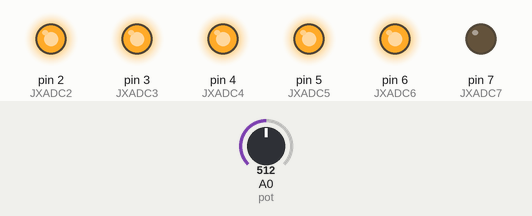
This sketch was run on a simulated Arduino Uno, built with avr-gcc and run on an emulated ATmega328P. Shown: output pins drawn as LEDs (lit = HIGH). The inputs (shaded band) are chosen by the test bench; at power-on: A0 (pot) = 512. Storage starts empty; pins used as bus, display or sensor lines are not drawn; what the sketch prints to the serial monitor is not drawn.

Above: at 2.2 s.
2.3 s: A0 (pot) set to 528
At 3.2 s:
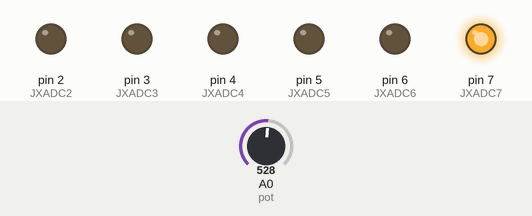
4.0 s: A0 (pot) set to 716
At 4.4 s:
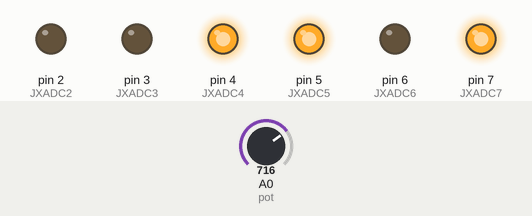
5.5 s: A0 (pot) set to 735
At 6.7 s:
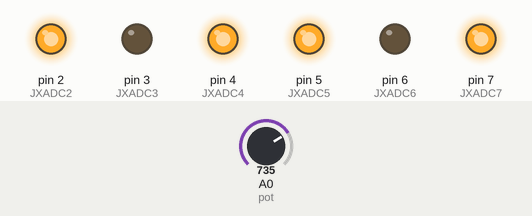
7.0 s: A0 (pot) set to 900
At 7.9 s:
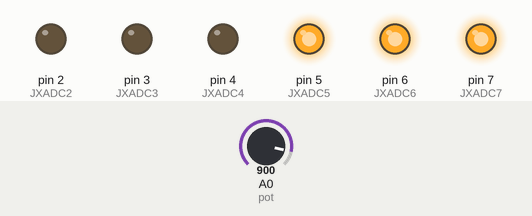
10.0 s: A0 (pot) set to 928
At 11.4 s:
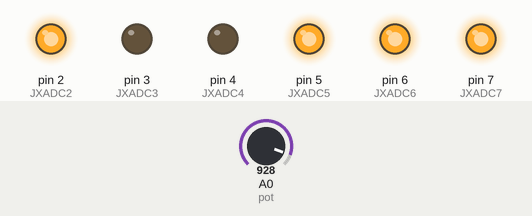
Timing chart, 0 to 12.5 s (numbered marks = the images above; inputs shaded):
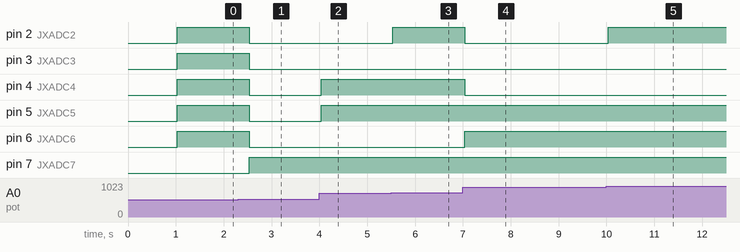

The sketch:

CPE_233_Final_Teensy.ino
```cpp
#include <SD.h>
#include <SPI.h>

//SPI Pins
#define CS0   10
#define MOSI0 11
#define MISO0 12
#define SCK0  13

//PMod Pins
#define JXADC0 0
#define JXADC1 1
#define JXADC2 2
#define JXADC3 3
#define JXADC4 4
#define JXADC5 5
#define JXADC6 6
#define JXADC7 7

//Sensor Pins
#define pot   A0

//ISR Pins
#define ISRPin 8

File pot_data;

int logging = 0;

//byte pot_val;

int serial_input = 0;

byte JXADC[] = {JXADC0, JXADC1, JXADC2, JXADC3, JXADC4, JXADC5, JXADC6, JXADC7};
const byte numPins = 8;

void setup() {

      delay(1000);

      //Configure SPI Pins
      SPI.setCS(CS0);
      SPI.setMOSI(MOSI0);
      SPI.setMISO(MISO0);
      SPI.setSCK(SCK0);

      pinMode(ISRPin, INPUT);

      pinMode(JXADC0, OUTPUT);
      pinMode(JXADC1, OUTPUT);
      pinMode(JXADC2, OUTPUT);
      pinMode(JXADC3, OUTPUT);
      pinMode(JXADC4, OUTPUT);
      pinMode(JXADC5, OUTPUT);
      pinMode(JXADC6, OUTPUT);
      pinMode(JXADC7, OUTPUT);

      //Port Registers
      //DDRD = B11111111;


      Serial.begin(9600);
      //Serial1.begin(9600);

      Serial.print("Initializing SD card...");

      if (!SD.begin(CS0)) {
        Serial.println("initialization failed!");
        return;
      }
      Serial.println("initialization done.");

      //ISR triggers
      //attachInterrupt(digitalPinToInterrupt(ISRPin), logDataOn, RISING);
      //attachInterrupt(digitalPinToInterrupt(ISRPin), logDataOff, FALLING);
      attachInterrupt(digitalPinToInterrupt(ISRPin), logDataToggle, FALLING);

      //Initialize SD card file
      pot_data = SD.open("pot_data.csv", FILE_WRITE);
      if(pot_data) {
        pot_data.println("********************************");
        pot_data.close();
        Serial.println("SD card file initialized!");
      }
      else {
        Serial.println("Error initializing pot_data.csv");
      }

}

void loop() {


      //Serial input used as button to test code
      if(Serial.available() > 0) {
        serial_input = Serial.read();
      }

      if(serial_input == 49) {
        logDataOn();
        serial_input = 0;
      }
      else if(serial_input == 48) {
        logDataOff();
        serial_input = 0;
      }

      //Log 10-bit pot value (in %) to SD card
      if(logging == 1) {
        pot_data.println(analogRead(pot));
      }

      //Create 8-bit pot value
      byte num = map(analogRead(pot),0,1023,0,255);
      //Serial.println(num, BIN);

      //Send 8-bit pot value to Basys 3 via UART
      //Serial1.write(num);


      //Send 8-bit pot value to Basys 3 via PMod
      //PORTD = num
      for (byte i=0; i < numPins; i++) {
        byte state = bitRead(num, i);
        digitalWrite(JXADC[i], state);
        //Serial.print(state);
      }
      //Serial.println();

      delay(500);

}

void logDataToggle() {
  if (logging == 0) {
    pot_data = SD.open("pot_data.csv", FILE_WRITE);
    pot_data.println("*****New Data Entry*****");
    if(pot_data) {
      logging = 1;
      Serial.print("Logging data...");
    }
    else {
      Serial.println("Error opening pot_data.csv");
    }
    return;
  }
  else if (logging == 1) {
    logging = 0;
    pot_data.close();
    Serial.println("logging complete. Safe to remove SD card.");
    return;
  }
}


void logDataOn() {
  pot_data = SD.open("pot_data.csv", FILE_WRITE);
  pot_data.println("*****New Data Entry*****");
  if(pot_data) {
    logging = 1;
    Serial.print("Logging data...");
  }
  else {
    Serial.println("Error opening pot_data.csv");
  }
  return;
}

void logDataOff() {
  logging = 0;
  pot_data.close();
  Serial.println("logging complete. Safe to remove SD card.");
  return;
}
```

Measured:
- the behaviour switches between 513 and 514 on A0 (pot) (found by bisection; images 0 and 1)
- the behaviour switches between 722 and 723 on A0 (pot) (found by bisection; images 2 and 3)
- the behaviour switches between 914 and 915 on A0 (pot) (found by bisection; images 4 and 5)
- after the input at 2.3 s, pin 2 (JXADC2), pin 3 (JXADC3), pin 4 (JXADC4), pin 5 (JXADC5), pin 6 (JXADC6): HIGH → LOW after 0.23 s; pin 7 (JXADC7): LOW → HIGH after 0.23 s
- after the input at 4.0 s, pin 4 (JXADC4), pin 5 (JXADC5): LOW → HIGH at once
- after the input at 5.5 s, pin 2 (JXADC2): LOW → HIGH at once
- after the input at 7.0 s, pin 2 (JXADC2), pin 4 (JXADC4): HIGH → LOW at once; pin 6 (JXADC6): LOW → HIGH at once
- after the input at 10.0 s, pin 2 (JXADC2): LOW → HIGH at once
